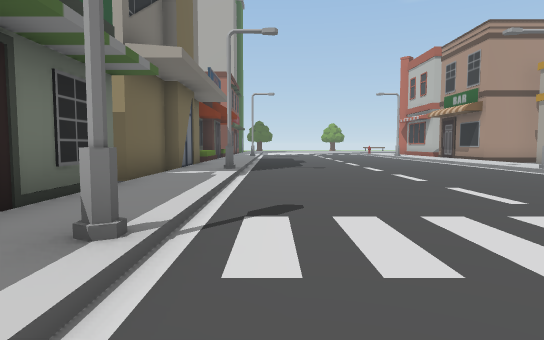
View 1 (above)

24 first-person views from a walk through a scene from a Unity 3-D project. The camera is 1.3 m above the floor, tilts 4° down and sees 75° across. Doors are open. The floor is counted in squares, 2 m on a side. Each view is taken from the middle of a square. On the plan, view 1 faces up. The plan holds only what a view shows up to about 10 squares ahead; the rest is blank. The place goes on beyond the plan. Some animated figures are not drawn.

View 2
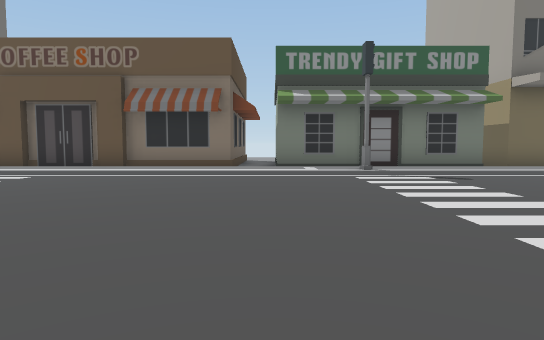

View 3
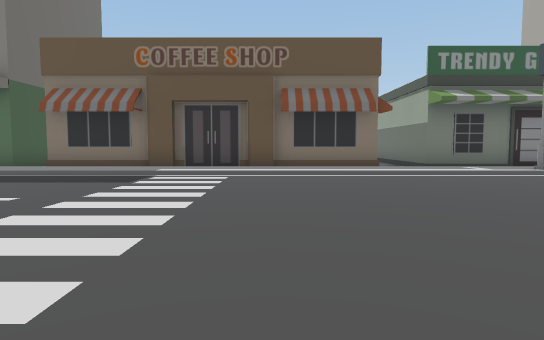

View 4
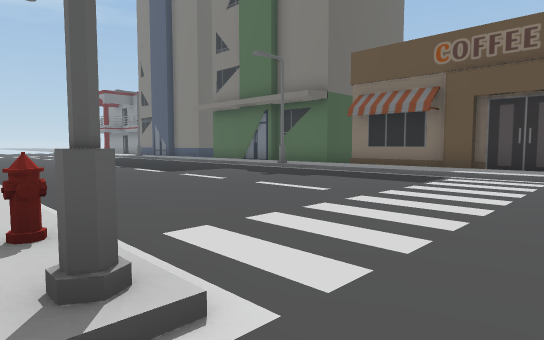

View 5
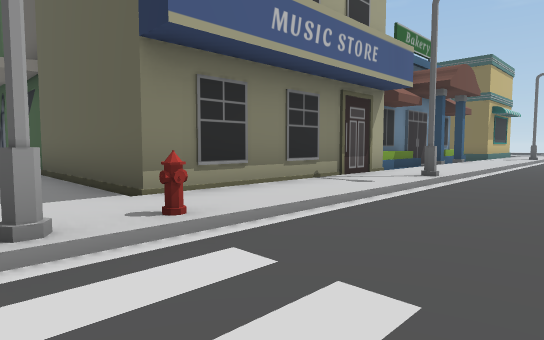

View 6
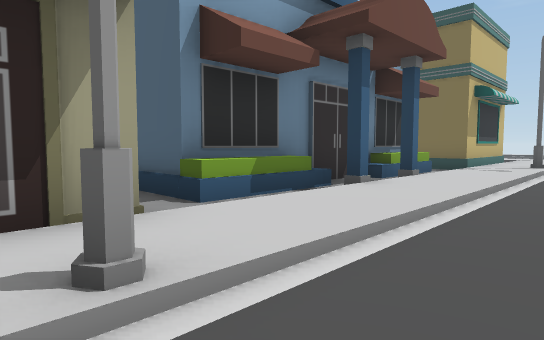

View 7
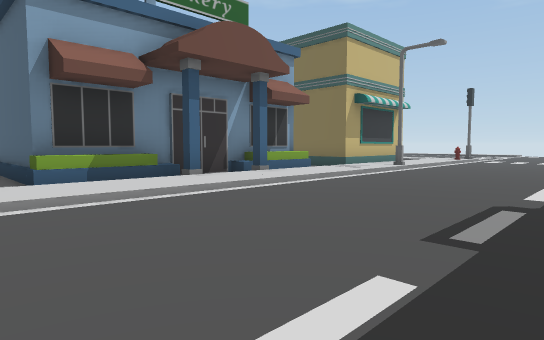

View 8
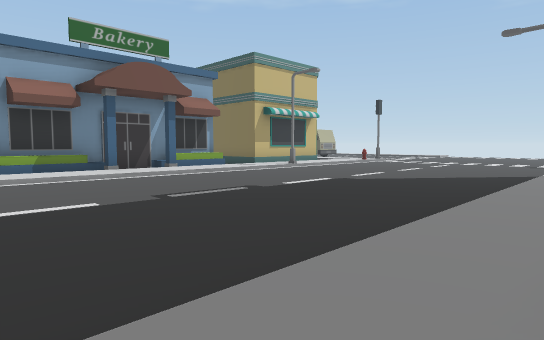

View 9
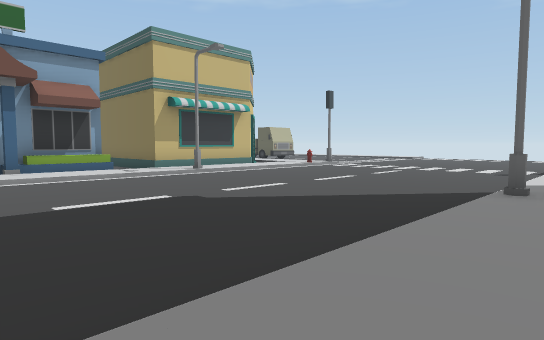

View 10
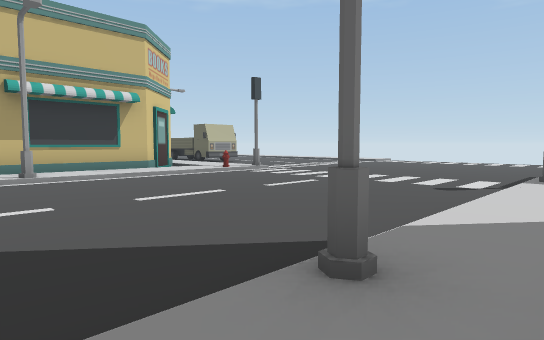

View 11
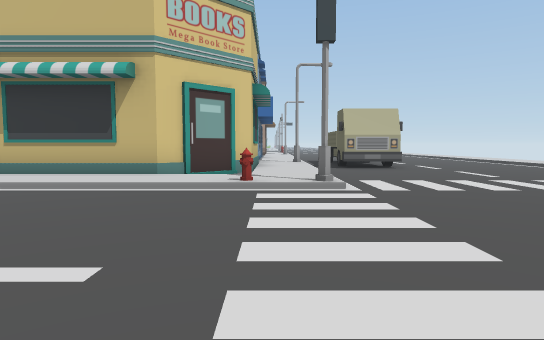

View 12
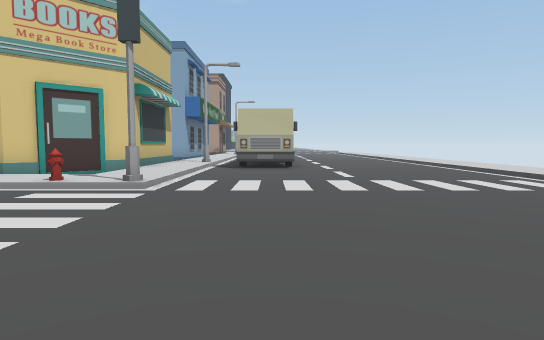

View 13
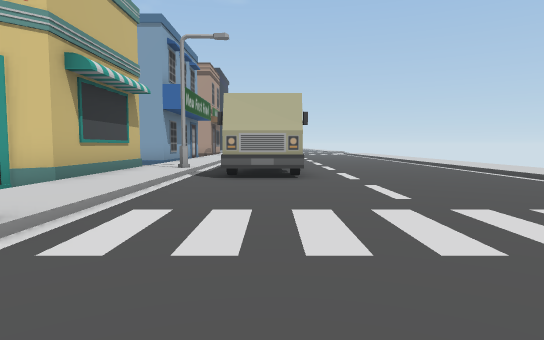

View 14
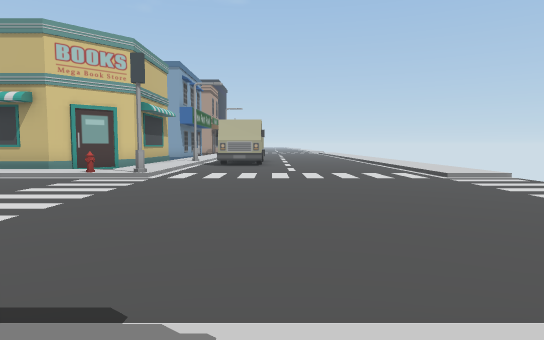

View 15
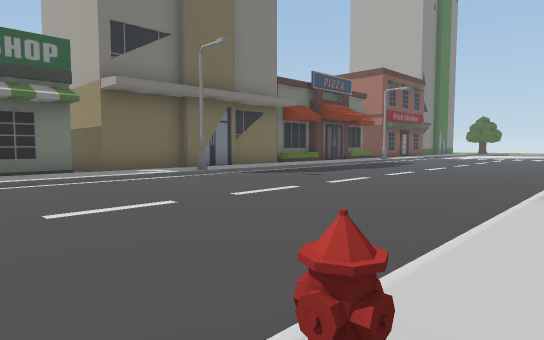

View 16
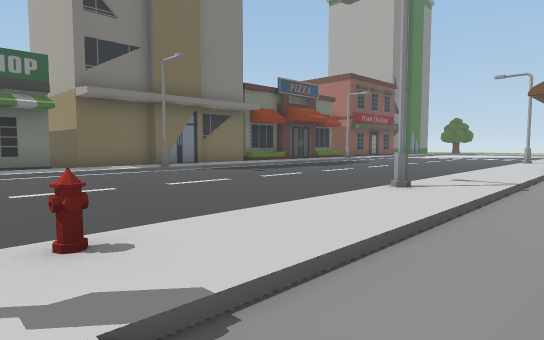

View 17
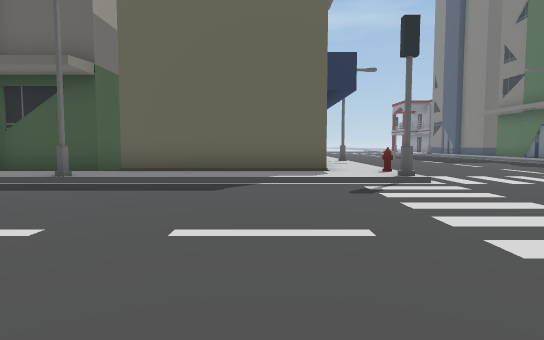

View 18
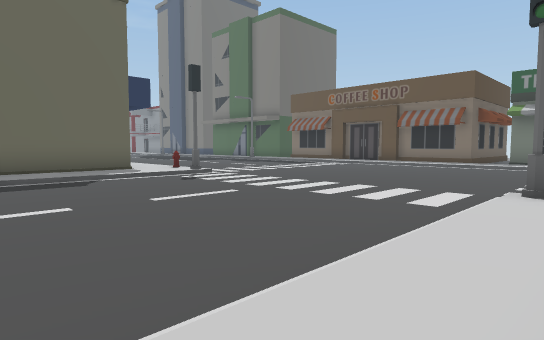

View 19
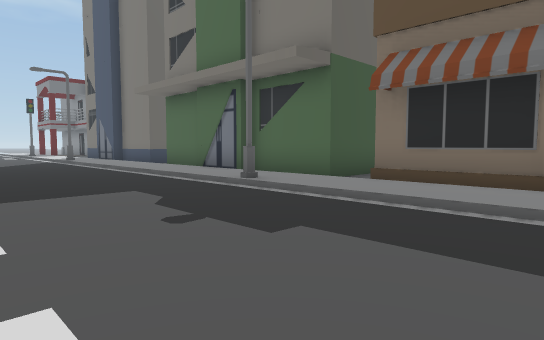

View 20
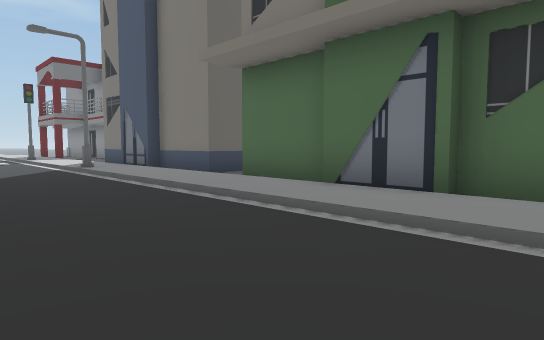

View 21
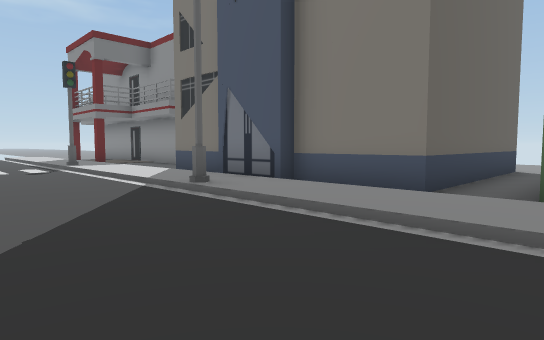

View 22
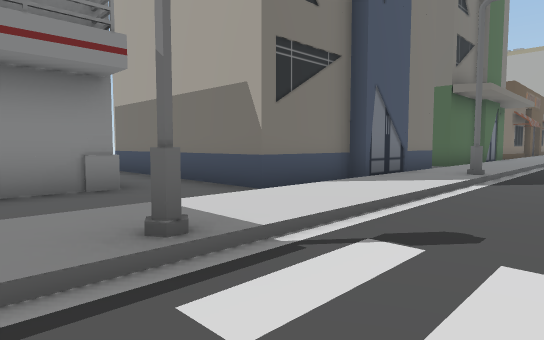

View 23
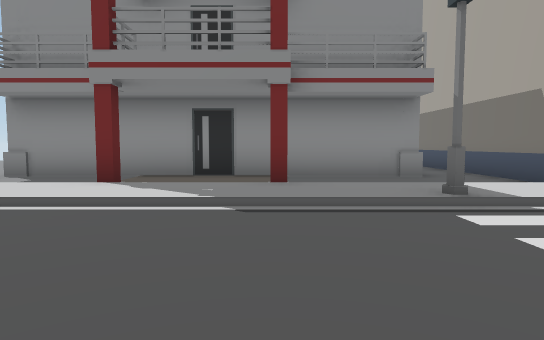

View 24
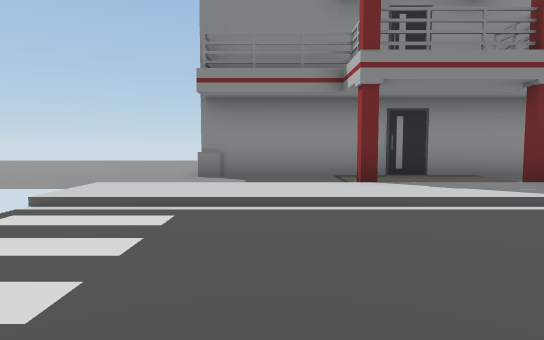

### Floor plan
Key: @ floor where view 1 was taken; # wall or solid block; . main floor; : floor 0.25 m higher than the main floor; / step, stairs or slope; ^ raised ledge; O other object.
Columns run from 8 left of view 1 to 12 right of it. Each row starts with its distance up from view 1.
 12           .....:.
 11          ......:.
 10      O::.......:.
  9      O::.......:.
  8      O:O......O:.
  7     OO::.......:..
  6       ::.......:..
  5      #::.......:..
  4      #::.......O..
  3      #::.......::::::
  2      #:#.......#/////
  1      #::.............
  0      #::@............
 -1      #::.............
 -2      #::.............
 -3      #::.............
 -4      #::.............
 -5      #::.......#/////
 -6      #::.......O:::::
 -7      #::.......:#####
 -8      #::.......:#
 -9      #::.......:#
-10      #::.......:#
-11    OOO::.......:#
-12      O:O......OO#
-13      O::.......:....
-14      O::.......:.OOOO
-15      O::.......:.O
-16      O::.......:OO
-17      O::.......:OO
-18 ......::.......:.O
-19 OOOOOO::.......:.O
-20      O::.......:.O
-21      O::.......:#^
-22      O:O......OO#
-23      O::.......:#
-24      O::.......:#
-25 OOOOOO::.......:##
-26  .....::.......:.####
-27    #..::.......O:::::
-28    #..:#.......#/////
-29    #..::...........OO
-30    #..#:...........OO
-31    #..::.............
-32    #..::.............
-33    #..#:.............
-34    #..::.............
-35    #..::.......//////
-36  .....::..  ...::::::
-37  .....
-38  .....
-39  .....

Positions as (right, up) in squares from view 1, and headings:
1: (0, 0), facing up
2: (7, 0), facing left
3: (7, -4), facing left
4: (7, -4), facing down-left
5: (4, -5), facing down-right
6: (5, -11), facing down-right
7: (2, -12), facing down-right
8: (-2, -12), facing down-right
9: (-2, -16), facing down-right
10: (-2, -20), facing down-right
11: (1, -27), facing right
12: (1, -30), facing right
13: (4, -30), facing right
14: (-2, -31), facing right
15: (7, 3), facing up-left
16: (9, 3), facing up-left
17: (9, 1), facing down
18: (12, 3), facing down-left
19: (3, -7), facing down-left
20: (2, -12), facing down-left
21: (2, -17), facing down-left
22: (1, -29), facing up-left
23: (3, -30), facing left
24: (3, -34), facing left
